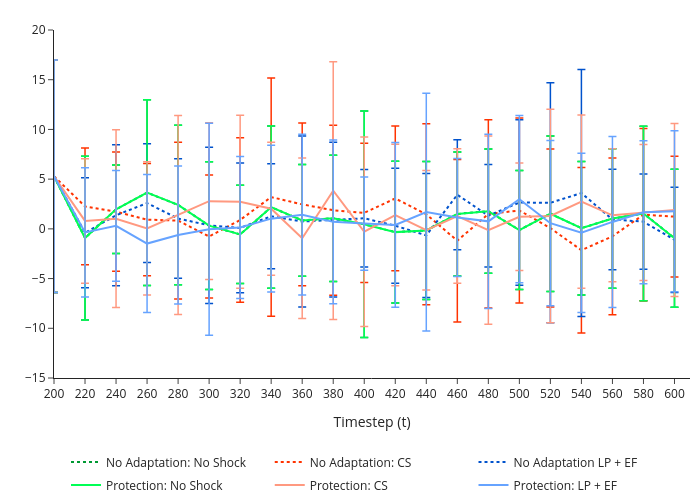

The code cell stored with this chart in its notebook:
### Code cell
fig1 = build_macro_snapshot_metric_figure(
    scenarios=SCENARIOS,
    metric="GDP_r_growth",
    metric_label='',
    snap_ts=np.arange(200, 620, 20),
    title='Real GDP Growth',
    line_type='lines',
    ncol_legend=3,
    ymin=-15,
    ymax=20,
    CI_type='error_bar',
    pdf_pages=PDF_PAGES,
    pdf_path=OUTPUT / "GDP_r_growth_line.pdf",
)
fig1

### Figure 1 — Plotly figure (JSON) as saved in the notebook; plotly's stock layout.template omitted (floating-point values rounded to 4 significant figures)
{"data": [{"error_y": {"array": [11.7, 8.234, 4.45, 9.341, 8.018, 6.416, 4.935, 8.153, 5.624, 6.351, 11.39, 7.135, 6.931, 6.232, 6.246, 5.98, 7.816, 6.711, 7.014, 8.775, 6.935], "color": "#009933", "thickness": 1.5, "type": "data", "visible": true, "width": 4}, "legendgroup": "No Adaptation: No Shock", "line": {"color": "#009933", "dash": "dot", "width": 2}, "marker": {"color": "#009933", "line": {"color": "#009933", "width": 1}, "size": 8, "symbol": "circle"}, "mode": "lines", "name": "No Adaptation: No Shock", "showlegend": true, "type": "scatter", "x": [200, 220, 240, 260, 280, 300, 320, 340, 360, 380, 400, 420, 440, 460, 480, 500, 520, 540, 560, 580, 600], "y": [5.291, -0.92, 1.963, 3.644, 2.406, 0.3282, -0.5603, 2.181, 0.8511, 1.062, 0.4626, -0.3279, -0.162, 1.498, 1.78, -0.1179, 1.522, 0.06769, 1.04, 1.55, -0.9442]}, {"error_y": {"array": [11.7, 5.87, 5.992, 5.646, 7.876, 6.188, 8.279, 11.98, 8.176, 8.551, 7.011, 7.273, 9.1, 8.164, 9.465, 9.31, 7.948, 8.328, 7.887, 8.654, 6.06], "color": "#ff3300", "thickness": 1.5, "type": "data", "visible": true, "width": 4}, "legendgroup": "No Adaptation: CS", "line": {"color": "#ff3300", "dash": "dot", "width": 2}, "marker": {"color": "#ff3300", "line": {"color": "#ff3300", "width": 1}, "size": 8, "symbol": "circle"}, "mode": "lines", "name": "No Adaptation: CS", "showlegend": true, "type": "scatter", "x": [200, 220, 240, 260, 280, 300, 320, 340, 360, 380, 400, 420, 440, 460, 480, 500, 520, 540, 560, 580, 600], "y": [5.291, 2.26, 1.727, 0.9297, 0.8279, -0.7696, 0.8933, 3.197, 2.463, 1.874, 1.61, 3.06, 1.465, -1.194, 1.501, 1.845, 0.07852, -2.15, -0.7521, 1.427, 1.23]}, {"error_y": {"array": [11.7, 5.535, 7.085, 5.975, 6.009, 7.859, 6.529, 5.281, 8.593, 7.792, 4.9, 5.778, 6.229, 5.523, 5.159, 8.331, 12.08, 12.42, 5.062, 4.786, 5.296], "color": "#0052cc", "thickness": 1.5, "type": "data", "visible": true, "width": 4}, "legendgroup": "No Adaptation LP + EF", "line": {"color": "#0052cc", "dash": "dot", "width": 2}, "marker": {"color": "#0052cc", "line": {"color": "#0052cc", "width": 1}, "size": 8, "symbol": "circle"}, "mode": "lines", "name": "No Adaptation LP + EF", "showlegend": true, "type": "scatter", "x": [200, 220, 240, 260, 280, 300, 320, 340, 360, 380, 400, 420, 440, 460, 480, 500, 520, 540, 560, 580, 600], "y": [5.291, -0.3975, 1.367, 2.59, 1.034, 0.3557, 0.09705, 1.264, 0.7367, 0.9275, 1.062, 0.3176, -0.6629, 3.429, 1.325, 2.647, 2.622, 3.601, 0.9423, 0.7232, -1.108]}, {"error_y": {"array": [11.7, 8.234, 4.45, 9.341, 8.018, 6.416, 4.935, 8.153, 5.624, 6.351, 11.39, 7.135, 6.931, 6.232, 6.246, 5.98, 7.816, 6.711, 7.014, 8.775, 6.935], "color": "#00ff55", "thickness": 1.5, "type": "data", "visible": true, "width": 4}, "legendgroup": "Protection: No Shock", "line": {"color": "#00ff55", "dash": "solid", "width": 2}, "marker": {"color": "#00ff55", "line": {"color": "#00ff55", "width": 1}, "size": 8, "symbol": "circle"}, "mode": "lines", "name": "Protection: No Shock", "showlegend": true, "type": "scatter", "x": [200, 220, 240, 260, 280, 300, 320, 340, 360, 380, 400, 420, 440, 460, 480, 500, 520, 540, 560, 580, 600], "y": [5.291, -0.92, 1.963, 3.644, 2.406, 0.3282, -0.5603, 2.181, 0.8511, 1.062, 0.4626, -0.3279, -0.162, 1.498, 1.78, -0.1179, 1.522, 0.06769, 1.04, 1.55, -0.9442]}, {"error_y": {"array": [11.7, 6.26, 8.942, 6.707, 10.01, 7.876, 8.699, 6.68, 8.068, 12.96, 9.518, 7.112, 6.007, 6.762, 9.464, 5.396, 10.75, 8.712, 6.691, 6.845, 8.701], "color": "#ff9980", "thickness": 1.5, "type": "data", "visible": true, "width": 4}, "legendgroup": "Protection: CS", "line": {"color": "#ff9980", "dash": "solid", "width": 2}, "marker": {"color": "#ff9980", "line": {"color": "#ff9980", "width": 1}, "size": 8, "symbol": "circle"}, "mode": "lines", "name": "Protection: CS", "showlegend": true, "type": "scatter", "x": [200, 220, 240, 260, 280, 300, 320, 340, 360, 380, 400, 420, 440, 460, 480, 500, 520, 540, 560, 580, 600], "y": [5.291, 0.8017, 1.023, 0.04766, 1.399, 2.789, 2.723, 2.022, -0.9392, 3.842, -0.2909, 1.39, -0.1362, 1.285, -0.1281, 1.217, 1.293, 2.743, 1.364, 1.642, 1.905]}, {"error_y": {"array": [11.7, 6.503, 5.579, 6.938, 6.935, 10.66, 7.136, 7.382, 8.087, 8.24, 4.69, 8.296, 11.96, 5.936, 8.754, 8.413, 8.307, 8.013, 8.598, 7.191, 8.094], "color": "#66a3ff", "thickness": 1.5, "type": "data", "visible": true, "width": 4}, "legendgroup": "Protection: LP + EF", "line": {"color": "#66a3ff", "dash": "solid", "width": 2}, "marker": {"color": "#66a3ff", "line": {"color": "#66a3ff", "width": 1}, "size": 8, "symbol": "circle"}, "mode": "lines", "name": "Protection: LP + EF", "showlegend": true, "type": "scatter", "x": [200, 220, 240, 260, 280, 300, 320, 340, 360, 380, 400, 420, 440, 460, 480, 500, 520, 540, 560, 580, 600], "y": [5.291, -0.3604, 0.3014, -1.48, -0.6117, -0.03315, 0.1293, 1.027, 1.427, 0.7033, 0.5343, 0.399, 1.683, 1.135, 0.7553, 2.989, 0.5704, -0.3975, 0.6973, 1.662, 1.769]}], "layout": {"height": 500, "legend": {"entrywidth": 0.3125, "entrywidthmode": "fraction", "orientation": "h", "tracegroupgap": 4, "x": 0.5, "xanchor": "center", "y": -0.2, "yanchor": "top"}, "margin": {"b": 10, "l": 0, "r": 10, "t": 30}, "paper_bgcolor": "rgba(0,0,0,0)", "plot_bgcolor": "rgba(0,0,0,0)", "width": 700, "xaxis": {"range": [200, 610], "tickvals": [200, 220, 240, 260, 280, 300, 320, 340, 360, 380, 400, 420, 440, 460, 480, 500, 520, 540, 560, 580, 600], "title": {"text": "Timestep (t)"}}, "yaxis": {"range": [-15, 20], "title": {"text": ""}}}}
